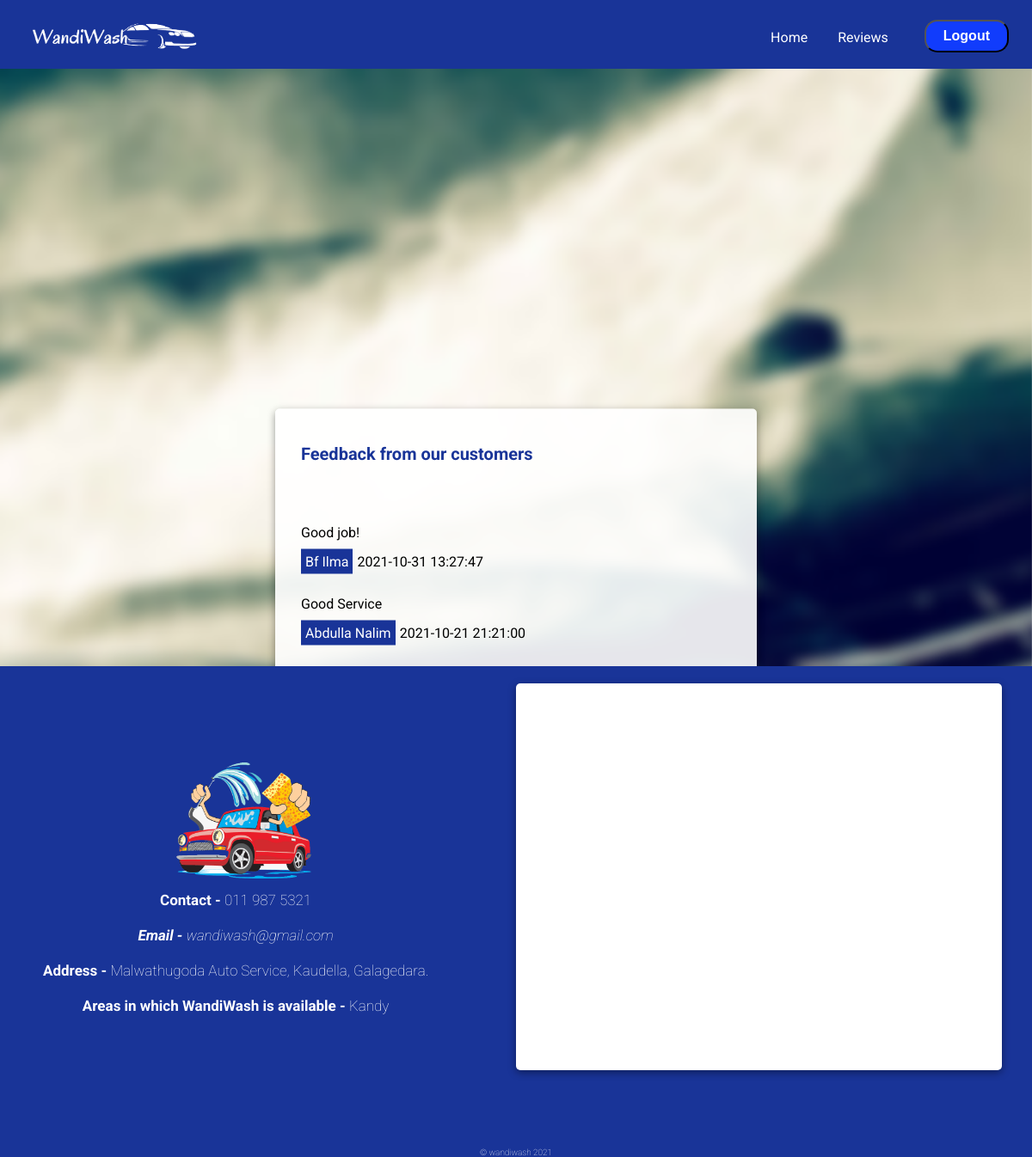
The app's page /review/ (signed in) with its own data.
### tables this page shows
CREATE TABLE IF NOT EXISTS `review` (
  `Review_ID` int(11) NOT NULL AUTO_INCREMENT,
  `Date` date NOT NULL,
  `Time` time NOT NULL,
  `Content` varchar(255) NOT NULL,
  `Customer_ID` int(11) NOT NULL,
  PRIMARY KEY (`Review_ID`),
  KEY `Customer_ID` (`Customer_ID`)
);

CREATE TABLE IF NOT EXISTS `customer` (
  `User_ID` int(11) NOT NULL,
  `First_Name` varchar(50) NOT NULL,
  `Last_Name` varchar(50) NOT NULL,
  `Contact_Number` varchar(50) NOT NULL,
  `Date_Registered` date NOT NULL,
  `Token` varchar(255) NOT NULL,
  `Verified` int(1) NOT NULL,
  PRIMARY KEY (`User_ID`)
);

### app/libs/view.php (called while the page is built, shortened)
<?php
class View
{
    public function render($viewName)
    {
        require 'views/' . $viewName . '.php';
    }
}

### app/controllers/review.php (called while the page is built, shortened)
<?php
class Review extends Controller
{
    function index()
    {
        $result = $this->model->getUserReviews();
        $this->view->render('user/Reviews');
    }
}

### app/index.php (called while the page is built, shortened)
<?php
    require 'libs/Database.php';
    require 'libs/Model.php';
    require 'libs/View.php';
    $app = new App();

### app/libs/database.php (called while the page is built, shortened)
<?php
class Database extends PDO
{
    function select($selection, $table, $condition, $param = null, $paramValue = null)
    {
        if ($selection == "*") {
            if ($condition == "Null") {
                $query = "SELECT * FROM " . $table;
            } else {
                $query = "SELECT * FROM " . $table . " " . $condition;
            }
            $stmt = $this->prepare($query);
            $stmt->execute();
            $result = $stmt->fetchAll();
            return $result;
        } else if ($selection == 'count') {
            if ($condition == "Null") {
                $query = "SELECT * FROM " . $table;
            } else {
                $query = "SELECT * FROM " . $table . " " . $condition;
            }
            $stmt = $this->prepare($query);
            if (gettype($param) == 'array') {
                $k = 0;
                foreach ($param as $bindVal) {
                    $stmt->bindParam($bindVal, $paramValue[$k]);
                    $k = $k + 1;
                }
            }
            if (gettype($param) == 'string') {
                $stmt->bindParam($param, $paramValue);
            }
            $stmt->execute();
            $count = $stmt->rowCount();
            return $count;
        }
    }
}

### app/models/ReviewModel.php (called while the page is built, shortened)
<?php
class ReviewModel extends Model
{
    public function getUserReviews()
    {
        $result = $this->db->select("*", "review", "INNER JOIN customer ON customer.User_ID = review.Customer_ID ORDER BY Date DESC, Time DESC;");
        return $result;
    }
}

### app/libs/model.php (called while the page is built)
<?php
class Model
{
    function __construct()
    {
        $this->db = new Database(DB_TYPE, DB_HOST, DB_NAME, DB_USER, DB_PASSWORD);
    }
}

### app/views/user/Reviews.php (the view, shortened to what this page needs)
<div class="bgImage">
    <?php
    if (isset($_SESSION['login'])) {
        include 'views/user/LoggedInHeader.php';
    } else {
        include 'views/user/Header.php';
    }
    ?>
    <main>
        <div id="container">
            <div class="review-box1" style="background-color: rgb(255,255,255,0.9);">
                <div class="review-header"><b>Feedback from our customers</b></div>
                <div class="review-box">
                    <?php
                    $count  = 0;
                    $result = $_SESSION['reviews'];
                    while ($count < $_SESSION['rowCount']) {
                        echo "<div class = 'userReview'>";
                        echo "<div class = 'review-content'>";
                        echo $result[$count]['Content'];
                        echo "<br></div>";
                        echo "<div class = 'review-customer'>";
                        echo $result[$count]['First_Name'] . " " . $result[$count]['Last_Name'];
                        echo "</div>";
                        echo "<div class = 'review-datetime'>";
                        echo $result[$count]['Date'] . " " . $result[$count]['Time'];
                        echo "</div>";
                        echo "</div>";
                        $count = $count + 1;
                    }
                    ?>
                </div>
            </div>
        </div>
</div>
<?php
include 'views/user/Footer.php';
?>
</html>

### public/css/actors/customer/GiveReview.css (style rules this page uses)
.review-box { border-color: whitesmoke; border-radius: 5px; margin-top: 5px; margin-bottom: 5px; width: 100%; }
.review-box1 { display: block; background-color:white; border-radius: 5px; box-shadow: 0 3px 10px rgba(0, 0, 0, 0.4); position: absolute; top: 55%; left: 50%; transform: translate(-50%, -50%); padding: 30px 50px 20px 30px; width: 40%; }
.review-header { text-align: center; color: #193498; margin-top: 10px; margin-bottom: 15px; font-size: 20px; display: inline-block; }

### public/css/actors/user/Home.css (style rules this page uses)
* { text-decoration: none; margin: 0; }
html, body { font-family: 'Roboto', sans-serif; background-color: white; height: 100%; --color-error: #cc3333; --color-success: #4bb544; }
main { min-height: 100%; }
#container { overflow: auto; padding-bottom: 116px; }

### public/css/actors/user/Reviews.css (style rules this page uses)
.review-box { border-color: whitesmoke; border-radius: 5px; margin-top: 5px; margin-bottom: 5px; width: 100%; overflow: scroll; height: 400px; }
.userReview { margin: 30px 0px 0px 0px; }
.review-box1 { display: block; background-color:white; border-radius: 5px; box-shadow: 0 3px 10px rgba(0, 0, 0, 0.4); position: absolute; top: 55%; left: 50%; transform: translate(-50%, -50%); padding: 30px 50px 20px 30px; width: 40%; }
.review-header { top: 25%; color: #193498; margin-top: 10px; margin-bottom: 15px; font-size: 20px; padding: 0px 0px 20px 0px; font-weight: 800px; }
.review-customer { display: inline; width: 100px; height: 100px; padding: 5px 5px 5px 5px; color: #ffffff; background-color: #193498; }
.review-content { padding: 0px 5px 15px 0px; }
.review-datetime { padding: 5px 5px 5px 5px; }
@media only screen and (min-width: 770px) { .review-datetime { display: inline; } }

### public/css/Utilities.css (style rules this page uses)
.bgImage { background: url("/public/images/carblur_desktop.png") no-repeat center center fixed; -webkit-background-size: cover; -moz-background-size: cover; -o-background-size: cover; background-size: cover; min-height: 100%; }

### records on screen
review: Content "Good job!", Customer_ID.First_Name "Bf", Customer_ID.Last_Name "Ilma", Date "2021-10-31", Time "13:27:47"
review: Content "Good Service", Customer_ID.First_Name "Abdulla", Customer_ID.Last_Name "Nalim", Date "2021-10-21", Time "21:21:00"
